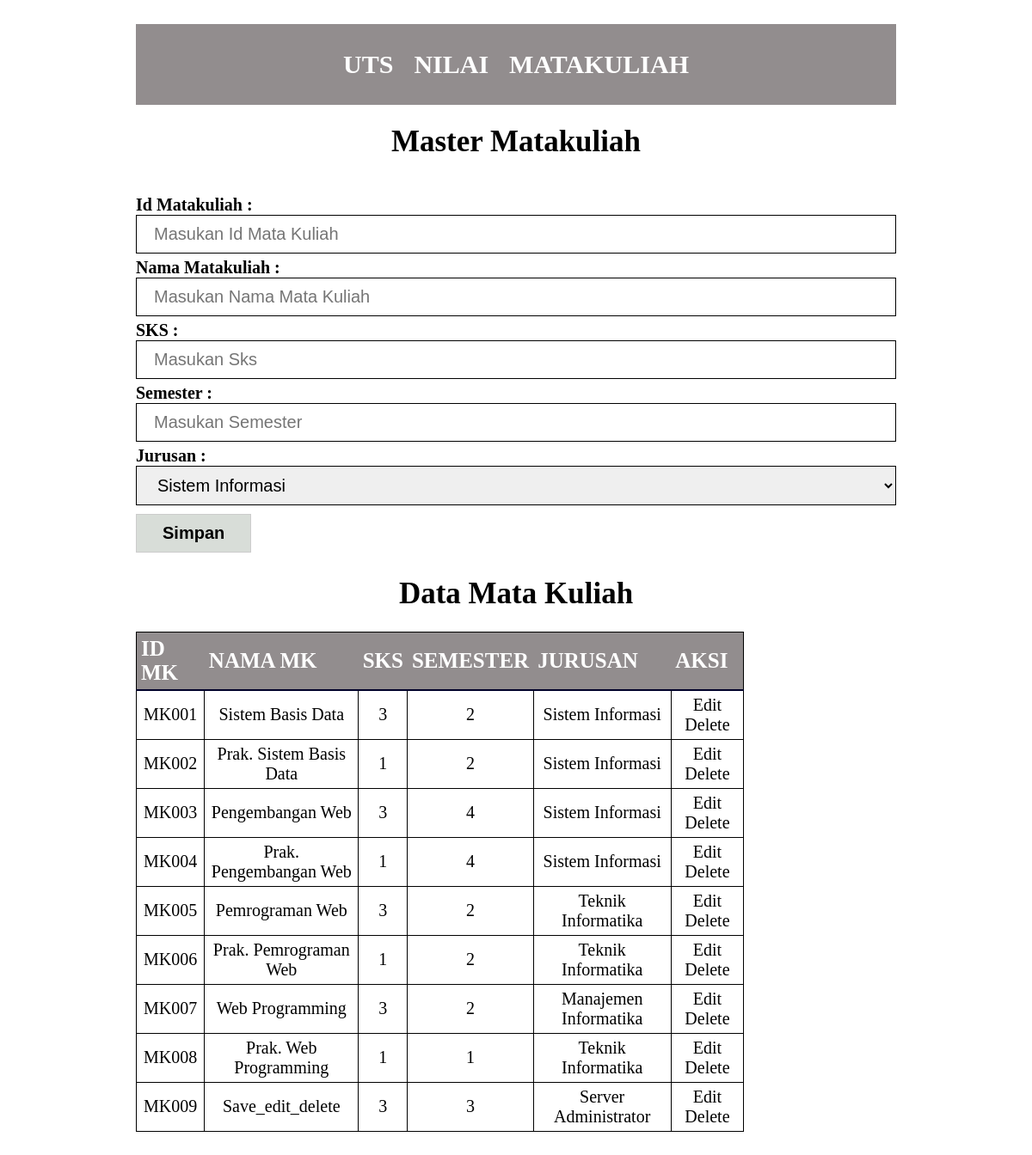
Screenshot of /?page=matakuliah with the database file from the repository.
### tables this page shows
CREATE TABLE `matakuliah` (
  `id_mk` varchar(15) NOT NULL,
  `nama_mk` varchar(100) NOT NULL,
  `sks` int(11) NOT NULL,
  `semester` int(11) NOT NULL,
  `kode_jurusan` varchar(15) NOT NULL
);

CREATE TABLE `jurusan` (
  `kode_jurusan` varchar(15) NOT NULL,
  `nama_jurusan` varchar(100) NOT NULL,
  `kaprodi` varchar(15) NOT NULL
);

### content/matakuliah.php (the view)
<body>
    <h1 align=" center">Master Matakuliah</h1><br />
    <form action="index.php?page=save_matakuliah" method="POST">
        <label for="">Id Matakuliah : </label><br>
        <input type="text" name="id_mk" placeholder="Masukan Id Mata Kuliah" required=""><br>
        <label for="">Nama Matakuliah : </label><br>
        <input type="text" name="nama_mk" placeholder="Masukan Nama Mata Kuliah" required=""><br>
        <label for="">SKS : </label><br>
        <input type="text" name="sks" placeholder="Masukan Sks" required=""><br>
        <label for="">Semester : </label><br>
        <input type="text" name="semester" placeholder="Masukan Semester" required=""><br>
        <label for="">Jurusan : </label><br>
        <select name=kode_jur>
            <?php
            $sql = $con->query("SELECT * FROM jurusan");
            while ($d = $sql->fetch()) {
                echo "<option value='$d[0]'>$d[1]</option>";
            }
            ?>
        </select>
        <button type="submit">Simpan</button>
    </form>
    <h1 align="Center">Data Mata Kuliah</h1>
    <table>
        <tr>
            <th>ID MK</th>
            <th>NAMA MK</th>
            <th>SKS</th>
            <th>SEMESTER</th>
            <th>JURUSAN</th>
            <th>AKSI</th>
        </tr>
        <?php
        $sql = $con->query("SELECT j.*, mk.* FROM matakuliah mk INNER JOIN jurusan j ON j.kode_jurusan = mk.kode_jurusan");
        $sql->execute();
        while ($r = $sql->fetch(PDO::FETCH_BOTH)) {
            echo "<tr>
                    <td>$r[id_mk]</td>
                    <td>$r[nama_mk]</td>
                    <td>$r[sks]</td>
                    <td>$r[semester]</td>
                    <td>$r[nama_jurusan]</td>
                    <td><a href='index.php?page=edit_matakuliah&id_mk=$r[id_mk]' onclick='return confirm(\"apakah anda yakin mengedit data $r[id_mk] - $r[nama_mk] ?\");'>Edit</a>
                    <a href='index.php?page=delete_matakuliah&id_mk=$r[id_mk]' onclick='return confirm(\"apakah anda yakin menghapus data   $r[id_mk] - $r[nama_mk] ?\");'>Delete</a>
                    </td>
                </tr>";
        }
        ?>
    </table><br>
</body>

### content/style.css (style rules this page uses)
body { padding: 20px 150px; font-family: "Nunito Sans"; color: rgb(0, 0, 0); }
label { font-weight: bold; margin-bottom: 5px; font-size: 20px; }
input, select, textarea { border: 1px solid #000000; padding: 10px 20px; margin-bottom: 5px; width: 100%; box-sizing: border-box; font-size: 20px; }
table { border: 1px solid rgb(0, 0, 0); border-collapse: collapse; font-size: 20px; position: relative; width: 80%; max-width: 100%; overflow: auto; }
th { border-bottom: 2px solid #000029; text-align: left; font-size: 25px; padding: 5px; color: #ffffff; background-color: #928d8e; }
td { border-bottom: 1px dashed rgb(2, 2, 2); text-align: left; padding: 5px; text-align: center; border: 1px solid rgb(0, 0, 0); }
button { margin: 5px 0; font-weight: bold; padding: 10px 30px; margin-bottom: 5px; border: 1px solid #ccc; font-size: 20px; background-color: #d8ddd8; color: rgb(0, 0, 0); }
h1 { font-size: 35px; text-align: center; font-weight: bold; }
a { color: #020202; text-decoration: none; }

### rows the page displays
matakuliah: id_mk "MK001", nama_mk "Sistem Basis Data", sks "3", semester "2", kode_jurusan.nama_jurusan "Sistem Informasi"
matakuliah: id_mk "MK002", nama_mk "Prak. Sistem Basis Data", sks "1", semester "2", kode_jurusan.nama_jurusan "Sistem Informasi"
matakuliah: id_mk "MK003", nama_mk "Pengembangan Web", sks "3", semester "4", kode_jurusan.nama_jurusan "Sistem Informasi"
matakuliah: id_mk "MK004", nama_mk "Prak. Pengembangan Web", sks "1", semester "4", kode_jurusan.nama_jurusan "Sistem Informasi"
matakuliah: id_mk "MK005", nama_mk "Pemrograman Web", sks "3", semester "2", kode_jurusan.nama_jurusan "Teknik Informatika"
matakuliah: id_mk "MK006", nama_mk "Prak. Pemrograman Web", sks "1", semester "2", kode_jurusan.nama_jurusan "Teknik Informatika"
matakuliah: id_mk "MK007", nama_mk "Web Programming", sks "3", semester "2", kode_jurusan.nama_jurusan "Manajemen Informatika"
matakuliah: id_mk "MK008", nama_mk "Prak. Web Programming", sks "1", semester "1", kode_jurusan.nama_jurusan "Teknik Informatika"
matakuliah: id_mk "MK009", nama_mk "Save_edit_delete", sks "3", semester "3", kode_jurusan.nama_jurusan "Server Administrator"

### other values shown
form field kode_jur "Sistem Informasi"
